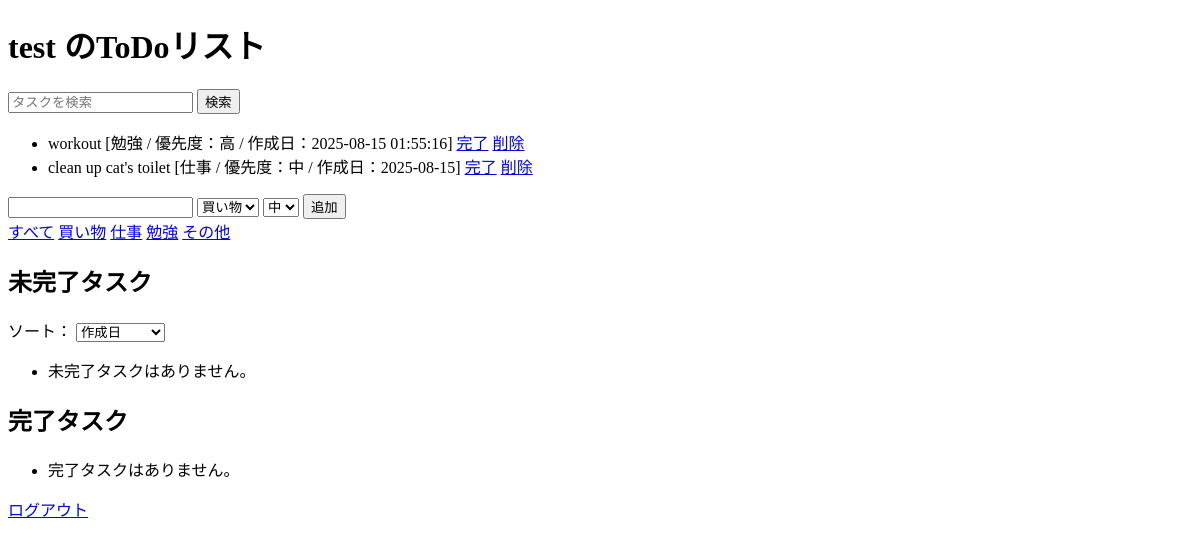
Before: /?category=買い物 (signed in) with the older database file.
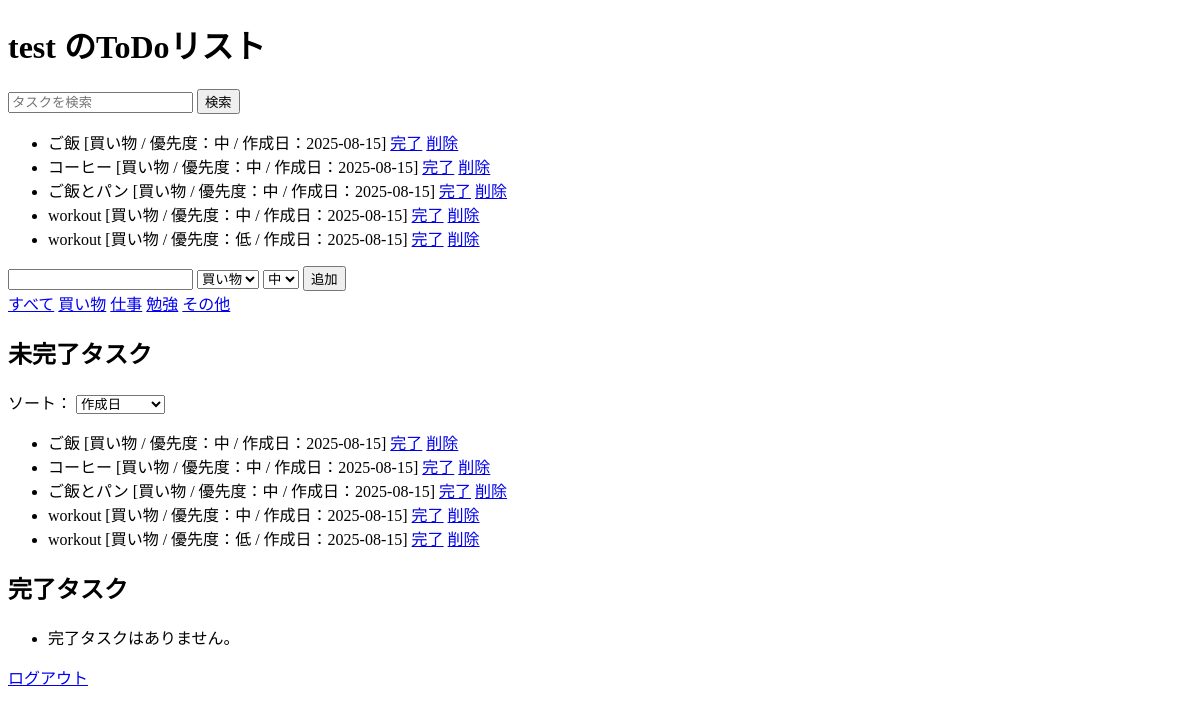
After: the same page with the newer database file.
### tables this page shows
CREATE TABLE users(
                  id INTEGER PRIMARY KEY,
                  username TEXT UNIQUE,
                  password_hash TEXT
              );

CREATE TABLE tasks(
                  id INTEGER PRIMARY KEY, 
                  user_id INTEGER,
                  task TEXT,
                  is_done INTEGER DEFAULT 0,
                  category TEXT DEFAULT "未分類",
                  priority TEXT DEFAULT "中",
                  date_created TIMESTAMP DEFAULT CURRENT_TIMESTAMP,
                  FOREIGN KEY(user_id) REFERENCES users(id)
                );

### main.py (the view, shortened to what this page needs)
@app.route("/")
@login_required
def index():
    category_filter = request.args.get("category")
    conn = sqlite3.connect(DB_PATH)
    c = conn.cursor()
    if category_filter:
        c.execute("""
                  SELECT id, task, is_done, category, priority, date_created
                  FROM tasks
                  WHERE user_id=? AND category=? AND is_done=0
                  ORDER BY
                    CASE priority
                        WHEN "高" THEN 1
                        WHEN "中" THEN 2
                        WHEN "低" THEN 3
                    END
        """, (current_user.id, category_filter))
    print("カテゴリー：" + str(category_filter))
    active_tasks = c.fetchall()
    if category_filter:
        c.execute("""
                  SELECT id, task, is_done, category, priority, date_created
                  FROM tasks
                  WHERE user_id=? AND category=? AND is_done=1
                  ORDER BY
                CASE priority
                    WHEN "高" THEN 1
                    WHEN "中" THEN 2
                    WHEN "低" THEN 3
                END
        """, (current_user.id, category_filter))
    completed_tasks = c.fetchall()
    search_query = request.args.get("q", "")
    if search_query:
        c.execute("""
                  SELECT id, task, is_done, category, priority, date_created
                  FROM tasks
                  WHERE user_id=? AND task LIKE ? AND is_done=0
                  ORDER BY
                  CASE priority
                      WHEN "高" THEN 1
                      WHEN "中" THEN 2
                      WHEN "低" THEN 3
                  END
        """, (current_user.id, f"%{search_query}%"))
    else:
        c.execute("""
                  SELECT id, task, is_done, category, priority, date_created
                  FROM tasks
                  WHERE user_id=? AND is_done=0
                  ORDER BY
                  CASE priority
                      WHEN "高" THEN 1
                      WHEN "中" THEN 2
                      WHEN "低" THEN 3
                  END
        """, (current_user.id,))
    filter_tasks = c.fetchall()
    conn.close()
    return render_template("index.html", active_tasks=active_tasks, completed_tasks=completed_tasks,
                           filter_tasks=filter_tasks, username=current_user.username)

### main.py (called while the page is built)
@login_manager.user_loader
def load_user(user_id):
    conn = sqlite3.connect(DB_PATH)
    c = conn.cursor()
    c.execute("SELECT id, username, password_hash FROM users WHERE id=?", (user_id,))
    row = c.fetchone()
    if row:
        return User(*row)
    return None

### templates/index.html (shortened to what this page needs)
<!DOCTYPE html>
<html>
<head>
</head>
<body>
    <h1>{{ username }} のToDoリスト</h1>
    <div>
        <form action="/" method="GET">
            <input type="text" name="q" placeholder="タスクを検索" value="{{ request.args.get('q', '') }}">
            <button type="submit">検索</button>
        </form>
        {% if filter_tasks %}
            <ul>
                {% for task in filter_tasks %}
                <li>
                    {{ task[1] }} [{{ task[3] }} / 優先度：{{ task[4] }} / 作成日：{{ task[5] }}]
                    <a href="/toggle/{{ task[0] }}">完了</a>
                    <a href="/delete/{{ task[0] }}">削除</a>
                </li>
                {% endfor %}
            </ul>
        {% else %}
            <p>該当する未完了タスクはありません。</p>
        {% endif %}
    </div>
    <form action="/add" method="POST">
        <input type="text" name="task" required>
        <select name="category">
            <option value="買い物">買い物</option>
        </select>
        <select name="priority">
            <option value="中" selected>中</option>
        </select>
        <button type="submit">追加</button>
    </form>
    <div>
        <a href="/">すべて</a>
        <a href="/?category=買い物">買い物</a>
        <a href="/?category=仕事">仕事</a>
        <a href="/?category=勉強">勉強</a>
        <a href="/?category=その他">その他</a>
    </div>
    <h2>未完了タスク</h2>
    <div>
        <label for="sortSelect">ソート：</label>
        <select id="sortSelect">
            <option value="date_created">作成日</option>
        </select>
    </div>
    <ul id="activeTasks">
        {% for task in active_tasks %}
        <li class="task-item"
            data-category="{{ task[3] }}"
            data-priority="{{ task[4] }}"
            data-created="{{ task[5] }}">
            {{ task[1]}}
            [{{ task[3] }} / 優先度：{{ task[4] }} / 作成日：{{ task[5] }}]
            <a href="/toggle/{{ task[0] }}">完了</a>
            <a href="/delete/{{ task[0] }}">削除</a>
        </li>
        {% else %}
        <li>未完了タスクはありません。</li>
        {% endfor %}
    </ul>
    <h2>完了タスク</h2>
    <ul>
        {% for task in completed_tasks %}
        <li>
            <s>{{ task[1] }}</s> [{{ task[3] }} / 優先度：{{ task[4] }} / 作成日：{{ task[5] }}]
             <a href="/toggle/{{ task[0] }}">未完了に戻す</a>
            <a href="/delete/{{ task[0] }}">削除</a>
        {% else %}
        <li>完了タスクはありません。</li>
        {% endfor %}
    </ul>
    <a href="/logout">ログアウト</a>
</body>
</html>

Changed rows visible on the page:
no longer on this page (row edited): tasks: task "workout", category "勉強", priority "高", date_created "2025-08-15 01:55:16", shown under "test のToDoリスト"
no longer on this page (row edited): tasks: task "clean up cat's toilet", category "仕事", priority "中", date_created "2025-08-15", shown under "test のToDoリスト"
added tasks: task "ご飯", category "買い物", priority "中", date_created "2025-08-15"
added tasks: task "コーヒー", category "買い物", priority "中", date_created "2025-08-15"
added tasks: task "ご飯とパン", category "買い物", priority "中", date_created "2025-08-15"
added tasks: task "workout", category "買い物", priority "中", date_created "2025-08-15"
added tasks: task "workout", category "買い物", priority "低", date_created "2025-08-15"
Other visible differences:
text no longer shown: "未完了タスクはありません。"
